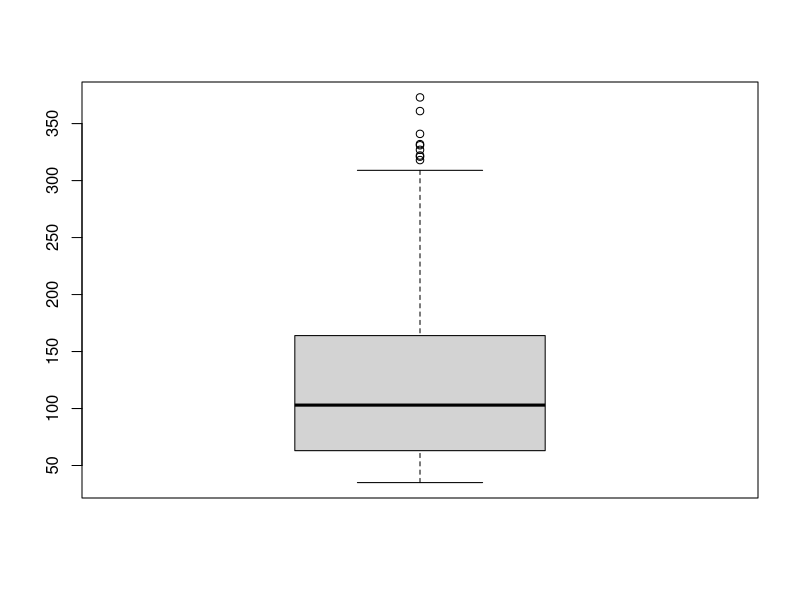
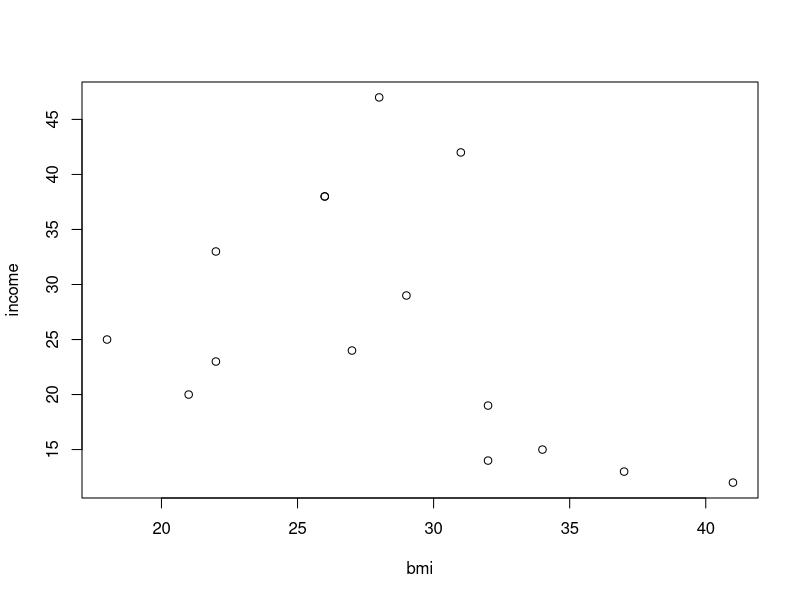
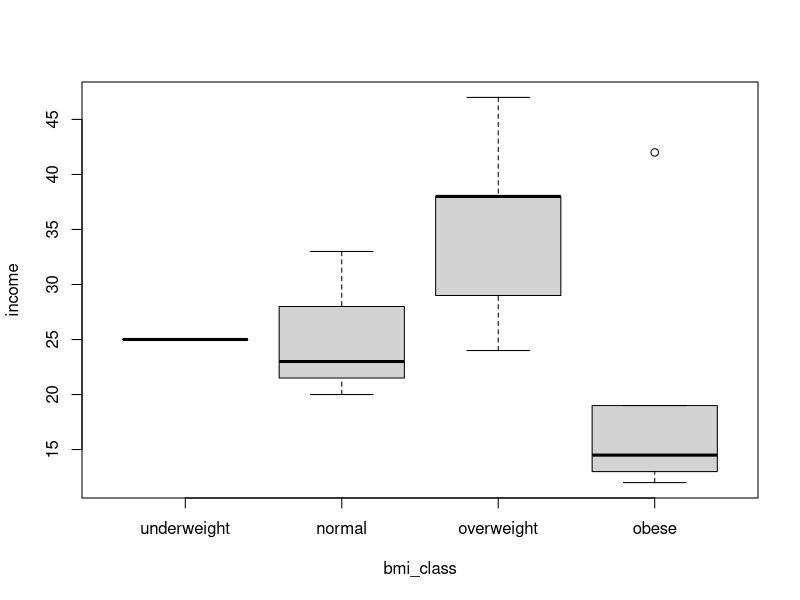
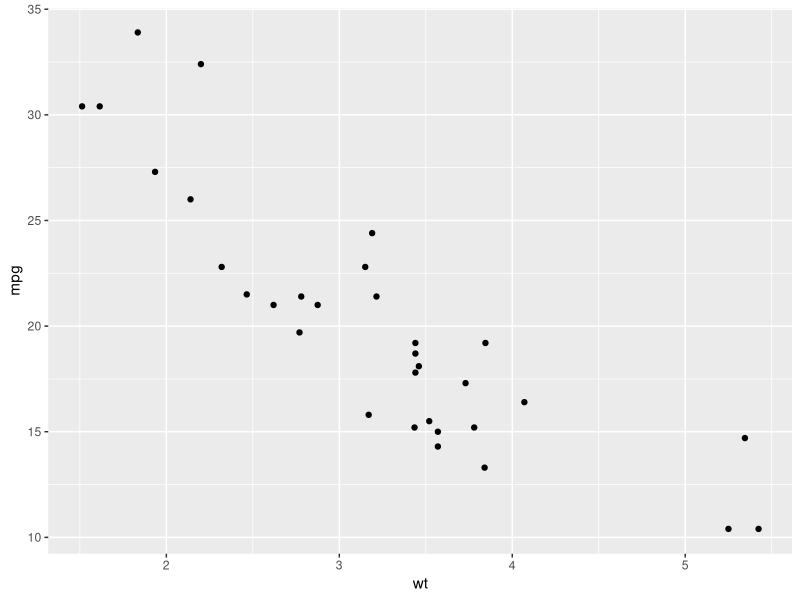

Generate these figures, in order, with R:
## ---- chunk 1
options(digits = 3)
library(ggplot2)
knitr::opts_knit$set(cache = TRUE,
                     tidy = TRUE,
                     tidy.opts = list(blank = FALSE, width.cutoff = 60))
## ---- chunk 2
quantile(ChickWeight$weight)
quantile(ChickWeight$weight, probs = seq(0, 1, 0.2))
## ---- chunk 3
IQR(ChickWeight$weight)
## same as
quantile(ChickWeight$weight)[4] - quantile(ChickWeight$weight)[2]
## same as
diff(quantile(ChickWeight$weight, probs = c(0.25, 0.75)))
## ---- chunk 4
summary(ChickWeight$weight)
boxplot(ChickWeight$weight)
## ---- chunk 5
x <- NA
x == NA
## ---- chunk 6
x <- c(1, 2, 3, NA)
sum(x)
sum(x, na.rm = TRUE)
## ---- chunk 7
## body mass index
bmi <- c(22, 32, 21, 37, 28, 34, 26, 29,
         41, 18, 22, 27, 32, 31, 26)
## year income * 1000 euros
income <- c(23, 14, 20, 13, 47, 15, 38, 29, 
            12, 25, 33, 24, 19, 42, 38)
my_data <- data.frame(bmi = bmi, income = income)
## ---- chunk 8
with(my_data, plot(income ~ bmi))
## ---- chunk 9
my_data$bmi_class <- cut(bmi,
    breaks = c(0, 18.5, 25.0, 30.0, Inf), 
    right = F,
    labels = c("underweight", "normal", "overweight", "obese"),
    ordered_result = T)
with(my_data, boxplot(income ~ bmi_class))
## ---- chunk 10
x <- c(2, 5, 10)
cut(x, breaks = c(0, 2, 5, 10), right = F)
cut(x, breaks = c(0, 2, 5, 10), right = T)
## ---- chunk 11
paste(1, 2, 3)
paste(1, 2, 3, sep="-")
paste(1:12, month.abb)
## ---- chunk 12
png("myplot.png")
myplot <- ggplot(mtcars, aes(wt, mpg)) + 
  geom_point()
print(myplot)
dev.off()
